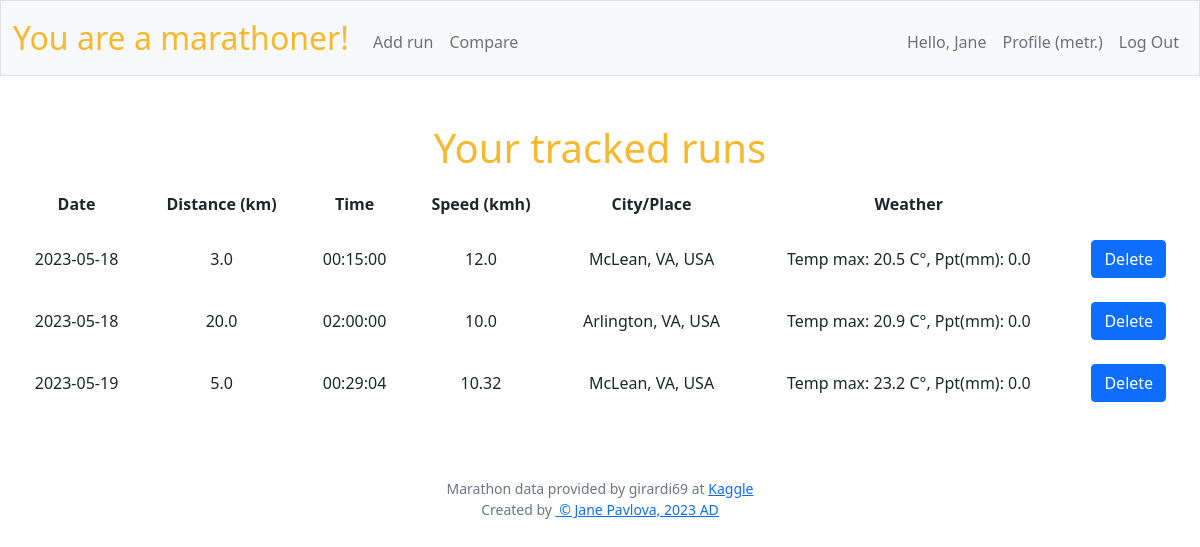
The page / (signed in) on the database its author committed.
### tables this page shows
CREATE TABLE users (id INTEGER PRIMARY KEY AUTOINCREMENT NOT NULL, username TEXT NOT NULL, hash TEXT NOT NULL, imperial INTEGER NOT NULL DEFAULT 0);

CREATE TABLE runs (
id INTEGER PRIMARY KEY AUTOINCREMENT NOT NULL,
    user_id INTEGER,
    rundate DATETIME NOT NULL DEFAULT CURRENT_TIMESTAMP,
    distance REAL NOT NULL,
    runtime TEXT NOT NULL,
    speed REAL NOT NULL,
    weather TEXT, city TEXT,
    FOREIGN KEY (user_id) REFERENCES users (id));

### app.py (the view)
@app.route("/", methods=["GET"])
@login_required
def index():
    runs = get_user_runs(session["user_id"], g.crs)
    today = date.today()
    flash_message = False
    if len(runs) != 0:
        flash_message = True
    return render_template("layout.html", flash_message = flash_message, runs = runs, futuredate = today)

### app.py (called while the page is built)
@app.before_request
def before_request():
    if "db" not in g:
        g.db = sqlite3.connect("marathoner.db", check_same_thread=False)
    if "crs" not in g:
        g.crs = g.db.cursor()

@app.after_request
def after_request(response):
    if g.db is not None:
        g.db.close()
    response.headers["Cache-Control"] = "no-cache, no-store, must-revalidate"
    response.headers["Expires"] = 0
    response.headers["Pragma"] = "no-cache"
    return response

### supportfunctions.py (called while the page is built)
def login_required(f):
    @wraps(f)
    def decorated_function(*args, **kwargs):
        if session.get("user_id") is None:
            return redirect("/login")
        return f(*args, **kwargs)
    return decorated_function

def convert_to_date(datestr):
    return datetime.strptime(datestr, "%Y-%m-%d").date()

### templates/layout.html (shortened to what this page needs)
<!DOCTYPE html>
<html lang="en">
    <head>
        <link href="https://cdn.jsdelivr.net/npm/bootstrap@5.1.3/dist/css/bootstrap.min.css"
 rel="stylesheet">
        <link href="/static/styles.css" rel="stylesheet">
    </head>
    <body>
        <nav class="bg-light border navbar navbar-expand-md navbar-light">
            <div class="container-fluid">
                <a class="navbar-brand" href="/"><span class="yellow">You</span><span class="yellow"> are</span><span class="yellow"> a</span><span class="yellow"> marathoner!</span></a>
                <div class="collapse navbar-collapse" id="navbar">
                    {% if session["user_id"] %}
                    <ul class="navbar-nav me-auto mt-2">
                        <li class="nav-item"><a class="nav-link" href="/addrun">Add run</a></li>
                        <li class="nav-item"><a class="nav-link" href="/compare">Compare</a></li>
                    </ul>
                    <ul class="navbar-nav ms-auto mt-2">
                        <li class="nav-link">Hello, {{ session["username"] }}</li>
                        <li class="nav-item"><a class="nav-link" href="/settings">Profile {% if session["imperial"]==1 %}(imp.){% else %}(metr.){% endif %}</a></li>
                        <li class="nav-item"><a class="nav-link" href="/logout">Log Out</a></li>
                    </ul>
                    {% else %}
                    <ul class="navbar-nav ms-auto mt-2">
                        <li class="nav-item"><a class="nav-link" href="/register">Register</a></li>
                        <li class="nav-item"><a class="nav-link" href="/login">Log In</a></li>
                    </ul>
                    {% endif %}
                </div>
            </div>
        </nav>
        <main class="container-fluid py-5 text-center">
                {% block main %}
                {% if session["user_id"] %}
                    {% if flash_message == True %}
                        <h1>Your tracked runs</h1>
                        <table>
                            <thead>
                                <tr>
                                    <th>Date</th>
                                    <th>Distance {% if session["imperial"]==1 %}(mi){% else %}(km){% endif %}</th>
                                    <th>Time</th>
                                    <th>Speed {% if session["imperial"]==1 %}(mph){% else %}(kmh){% endif %}</th>
                                    <th>City/Place</th>
                                    <th>Weather</th>
                                </tr>
                            </thead>
                            <tbody>
                                {% for run in runs %}
                                <tr {% if run.date|convertdate > futuredate %} class="futuredate" {% endif %}>
                                    <td>{{ run.date }}</td>
                                    <td>{{ run.distance }}</td>
                                    <td>{{ run.time}}</td>
                                    <td>{{ run.speed }}</td>
                                    <td>{{ run.city }}</td>
                                    <td>{{ run.weather }}</td>
                                    <td><button type="button" onclick="deleteTableRow('{{ run.id }}')" class="btn btn-primary">Delete</button></td>
                                </tr>
                                {% endfor %}
                            </tbody>
                        </table>
                    {% else %}
                        <h1>Your tracked runs</h1>
                        <h2>No runs yet tracked, stay put!</h2>
                    {% endif %}
                {% else %}
                        <h1>Login or register to start running!</h1>
                {% endif %}
                {% endblock %}
        </main>
        <footer class="mb-5 small text-center text-muted">
            Marathon data provided by girardi69 at <a
                href="https://www.kaggle.com/datasets/girardi69/marathon-time-predictions" target="_blank" rel="noopener noreferrer">Kaggle</a>
                <div>
                    Created by <a
                    href="https://github.com/pavlovajane" target="_blank" rel="noopener noreferrer">&nbsp;<span>&copy;</span>&nbsp;Jane Pavlova, 2023 AD</a>
                </div>
        </footer>
    </body>
</html>

### static/styles.css (style rules this page uses)
nav .navbar-brand { font-size: xx-large; }
nav .navbar-brand .yellow, h1, h2 { color: #f5b82e; }
table { background-color: transparent; margin-bottom: 1rem; width: 100%; }
table th, table td { padding: 0.75rem; vertical-align: middle; }

### rows shown on the page
users: username "Jane"
runs: date "2023-05-18", distance "3.0", time "00:15:00", speed "12.0", city "McLean, VA, USA", weather "Temp max: 20.5 C°, Ppt(mm): 0.0"
runs: date "2023-05-18", distance "20.0", time "02:00:00", speed "10.0", city "Arlington, VA, USA", weather "Temp max: 20.9 C°, Ppt(mm): 0.0"
runs: date "2023-05-19", distance "5.0", time "00:29:04", speed "10.32", city "McLean, VA, USA", weather "Temp max: 23.2 C°, Ppt(mm): 0.0"
